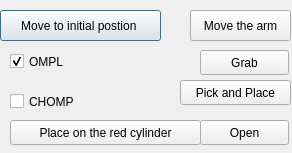
<?xml version="1.0" encoding="UTF-8"?>
<ui version="4.0">
 <class>Form</class>
 <widget class="QDialog" name="Form">
  <property name="geometry">
   <rect>
    <x>0</x>
    <y>0</y>
    <width>292</width>
    <height>153</height>
   </rect>
  </property>
  <property name="windowTitle">
   <string>controller</string>
  </property>
  <widget class="QPushButton" name="move_to_initial_position_pushButton">
   <property name="geometry">
    <rect>
     <x>0</x>
     <y>10</y>
     <width>161</width>
     <height>31</height>
    </rect>
   </property>
   <property name="text">
    <string>Move to initial postion </string>
   </property>
  </widget>
  <widget class="QPushButton" name="pick_up_pushButton">
   <property name="geometry">
    <rect>
     <x>190</x>
     <y>10</y>
     <width>101</width>
     <height>31</height>
    </rect>
   </property>
   <property name="text">
    <string>Move the arm</string>
   </property>
  </widget>
  <widget class="QCheckBox" name="ompl_checkBox">
   <property name="geometry">
    <rect>
     <x>10</x>
     <y>50</y>
     <width>92</width>
     <height>23</height>
    </rect>
   </property>
   <property name="text">
    <string>OMPL</string>
   </property>
   <property name="checked">
    <bool>true</bool>
   </property>
  </widget>
  <widget class="QCheckBox" name="chomp_checkBox">
   <property name="geometry">
    <rect>
     <x>10</x>
     <y>90</y>
     <width>92</width>
     <height>23</height>
    </rect>
   </property>
   <property name="text">
    <string>CHOMP</string>
   </property>
   <property name="checked">
    <bool>false</bool>
   </property>
  </widget>
  <widget class="QPushButton" name="grab_pushButton">
   <property name="geometry">
    <rect>
     <x>200</x>
     <y>50</y>
     <width>89</width>
     <height>25</height>
    </rect>
   </property>
   <property name="text">
    <string>Grab</string>
   </property>
  </widget>
  <widget class="QPushButton" name="open_pushButton">
   <property name="geometry">
    <rect>
     <x>200</x>
     <y>120</y>
     <width>89</width>
     <height>25</height>
    </rect>
   </property>
   <property name="text">
    <string>Open</string>
   </property>
  </widget>
  <widget class="QPushButton" name="place_on_red_pushButton">
   <property name="geometry">
    <rect>
     <x>10</x>
     <y>120</y>
     <width>191</width>
     <height>25</height>
    </rect>
   </property>
   <property name="text">
    <string>Place on the red cylinder</string>
   </property>
  </widget>
  <widget class="QPushButton" name="pick_and_place_pushButton">
   <property name="geometry">
    <rect>
     <x>180</x>
     <y>80</y>
     <width>111</width>
     <height>25</height>
    </rect>
   </property>
   <property name="text">
    <string>Pick and Place</string>
   </property>
  </widget>
 </widget>
 <resources/>
 <connections/>
</ui>
